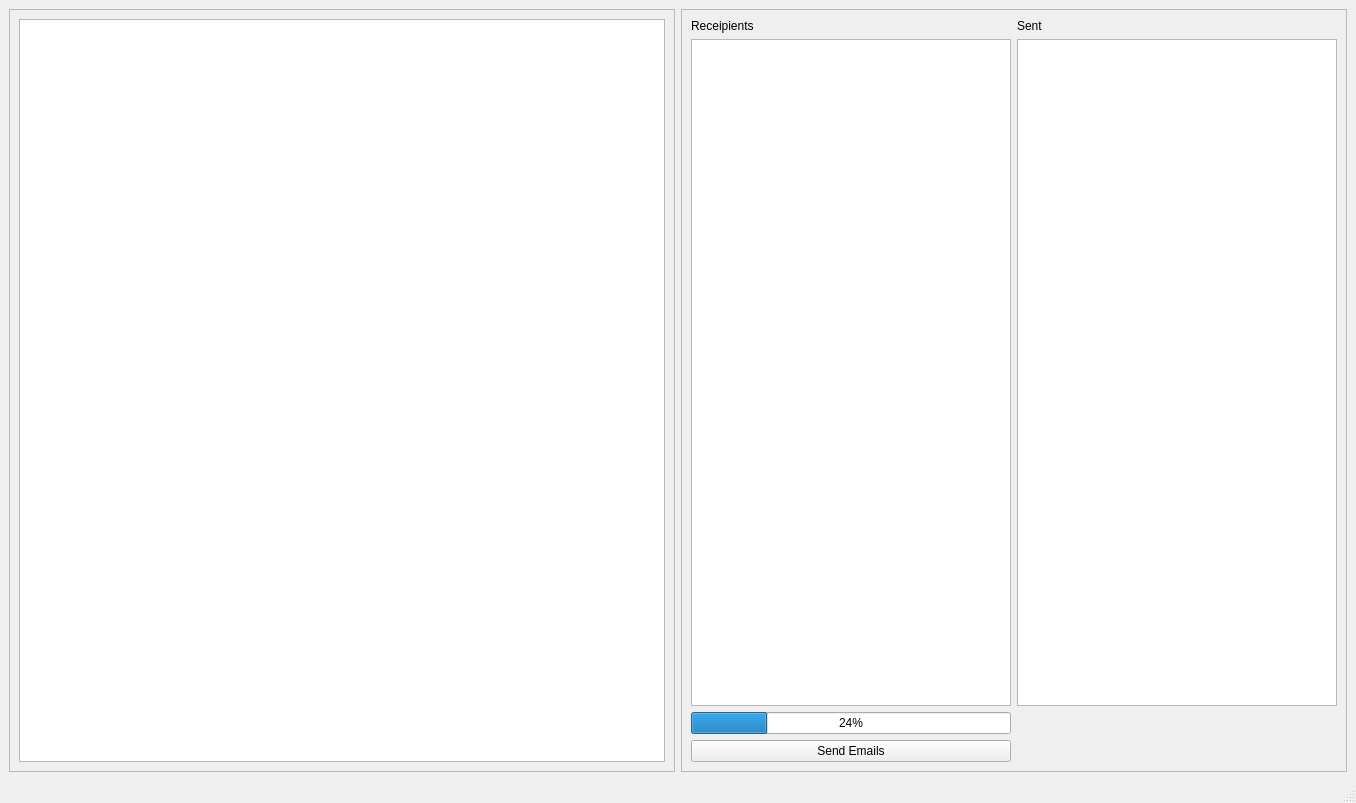
<?xml version="1.0" encoding="UTF-8"?>
<ui version="4.0">
 <class>MainWindow</class>
 <widget class="QMainWindow" name="MainWindow">
  <property name="geometry">
   <rect>
    <x>0</x>
    <y>0</y>
    <width>1356</width>
    <height>803</height>
   </rect>
  </property>
  <property name="windowTitle">
   <string>MainWindow</string>
  </property>
  <widget class="QWidget" name="centralwidget">
   <layout class="QHBoxLayout" name="horizontalLayout">
    <item>
     <widget class="QFrame" name="frame">
      <property name="frameShape">
       <enum>QFrame::StyledPanel</enum>
      </property>
      <property name="frameShadow">
       <enum>QFrame::Raised</enum>
      </property>
      <layout class="QGridLayout" name="gridLayout_2">
       <item row="0" column="0">
        <widget class="QTextEdit" name="textEdit">
         <property name="sizePolicy">
          <sizepolicy hsizetype="Expanding" vsizetype="Expanding">
           <horstretch>0</horstretch>
           <verstretch>0</verstretch>
          </sizepolicy>
         </property>
        </widget>
       </item>
      </layout>
     </widget>
    </item>
    <item>
     <widget class="QFrame" name="frame_2">
      <property name="frameShape">
       <enum>QFrame::StyledPanel</enum>
      </property>
      <property name="frameShadow">
       <enum>QFrame::Raised</enum>
      </property>
      <layout class="QGridLayout" name="gridLayout">
       <item row="2" column="0">
        <widget class="QProgressBar" name="progressBar">
         <property name="value">
          <number>24</number>
         </property>
        </widget>
       </item>
       <item row="1" column="0">
        <widget class="QPlainTextEdit" name="plainTextEdit">
         <property name="sizePolicy">
          <sizepolicy hsizetype="Minimum" vsizetype="Expanding">
           <horstretch>0</horstretch>
           <verstretch>0</verstretch>
          </sizepolicy>
         </property>
        </widget>
       </item>
       <item row="3" column="0">
        <widget class="QPushButton" name="pushButton">
         <property name="text">
          <string>Send Emails</string>
         </property>
        </widget>
       </item>
       <item row="0" column="1">
        <widget class="QLabel" name="label">
         <property name="text">
          <string>Sent</string>
         </property>
        </widget>
       </item>
       <item row="1" column="1">
        <widget class="QListWidget" name="listWidget"/>
       </item>
       <item row="0" column="0">
        <widget class="QLabel" name="label_2">
         <property name="text">
          <string>Receipients</string>
         </property>
        </widget>
       </item>
      </layout>
     </widget>
    </item>
   </layout>
  </widget>
  <widget class="QMenuBar" name="menubar">
   <property name="geometry">
    <rect>
     <x>0</x>
     <y>0</y>
     <width>1356</width>
     <height>22</height>
    </rect>
   </property>
  </widget>
  <widget class="QStatusBar" name="statusbar"/>
 </widget>
 <resources/>
 <connections/>
</ui>
